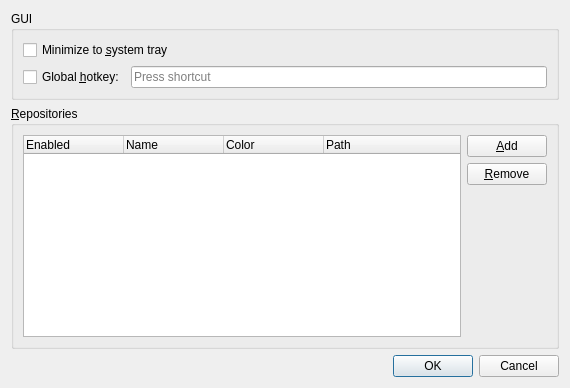
<?xml version="1.0" encoding="UTF-8"?>
<ui version="4.0">
 <class>SettingsDialog</class>
 <widget class="QDialog" name="SettingsDialog">
  <property name="geometry">
   <rect>
    <x>0</x>
    <y>0</y>
    <width>570</width>
    <height>388</height>
   </rect>
  </property>
  <property name="windowTitle">
   <string>Settings</string>
  </property>
  <property name="toolTipDuration">
   <number>-19</number>
  </property>
  <layout class="QVBoxLayout" name="verticalLayout">
   <item>
    <widget class="QGroupBox" name="groupBox_2">
     <property name="title">
      <string>GUI</string>
     </property>
     <layout class="QGridLayout" name="gridLayout_2">
      <item row="1" column="0">
       <widget class="QCheckBox" name="hotkeyCheckbox">
        <property name="text">
         <string>Global &amp;hotkey:</string>
        </property>
       </widget>
      </item>
      <item row="0" column="0" colspan="2">
       <widget class="QCheckBox" name="systrayCheckbox">
        <property name="text">
         <string>Minimize to &amp;system tray</string>
        </property>
       </widget>
      </item>
      <item row="1" column="1">
       <widget class="QKeySequenceEdit" name="hotkeyInput"/>
      </item>
     </layout>
     <zorder>hotkeyInput</zorder>
     <zorder>hotkeyCheckbox</zorder>
     <zorder>systrayCheckbox</zorder>
    </widget>
   </item>
   <item>
    <widget class="QGroupBox" name="groupBox">
     <property name="title">
      <string>&amp;Repositories</string>
     </property>
     <layout class="QGridLayout" name="gridLayout">
      <item row="0" column="1">
       <widget class="QPushButton" name="addReposButton">
        <property name="text">
         <string>&amp;Add</string>
        </property>
       </widget>
      </item>
      <item row="1" column="1">
       <widget class="QPushButton" name="removeReposButton">
        <property name="text">
         <string>&amp;Remove</string>
        </property>
       </widget>
      </item>
      <item row="0" column="0" rowspan="3">
       <widget class="QTreeWidget" name="reposTree">
        <property name="dragEnabled">
         <bool>true</bool>
        </property>
        <property name="dragDropMode">
         <enum>QAbstractItemView::InternalMove</enum>
        </property>
        <property name="selectionBehavior">
         <enum>QAbstractItemView::SelectItems</enum>
        </property>
        <property name="columnCount">
         <number>4</number>
        </property>
        <column>
         <property name="text">
          <string>Enabled</string>
         </property>
        </column>
        <column>
         <property name="text">
          <string>Name</string>
         </property>
        </column>
        <column>
         <property name="text">
          <string>Color</string>
         </property>
        </column>
        <column>
         <property name="text">
          <string>Path</string>
         </property>
        </column>
       </widget>
      </item>
      <item row="2" column="1">
       <spacer name="verticalSpacer">
        <property name="orientation">
         <enum>Qt::Vertical</enum>
        </property>
        <property name="sizeHint" stdset="0">
         <size>
          <width>20</width>
          <height>119</height>
         </size>
        </property>
       </spacer>
      </item>
     </layout>
    </widget>
   </item>
   <item>
    <widget class="QDialogButtonBox" name="buttonBox">
     <property name="orientation">
      <enum>Qt::Horizontal</enum>
     </property>
     <property name="standardButtons">
      <set>QDialogButtonBox::Cancel|QDialogButtonBox::Ok</set>
     </property>
    </widget>
   </item>
  </layout>
 </widget>
 <tabstops>
  <tabstop>systrayCheckbox</tabstop>
  <tabstop>hotkeyCheckbox</tabstop>
  <tabstop>reposTree</tabstop>
  <tabstop>addReposButton</tabstop>
  <tabstop>removeReposButton</tabstop>
 </tabstops>
 <resources/>
 <connections>
  <connection>
   <sender>buttonBox</sender>
   <signal>accepted()</signal>
   <receiver>SettingsDialog</receiver>
   <slot>accept()</slot>
   <hints>
    <hint type="sourcelabel">
     <x>248</x>
     <y>254</y>
    </hint>
    <hint type="destinationlabel">
     <x>157</x>
     <y>274</y>
    </hint>
   </hints>
  </connection>
  <connection>
   <sender>buttonBox</sender>
   <signal>rejected()</signal>
   <receiver>SettingsDialog</receiver>
   <slot>reject()</slot>
   <hints>
    <hint type="sourcelabel">
     <x>316</x>
     <y>260</y>
    </hint>
    <hint type="destinationlabel">
     <x>286</x>
     <y>274</y>
    </hint>
   </hints>
  </connection>
 </connections>
</ui>
